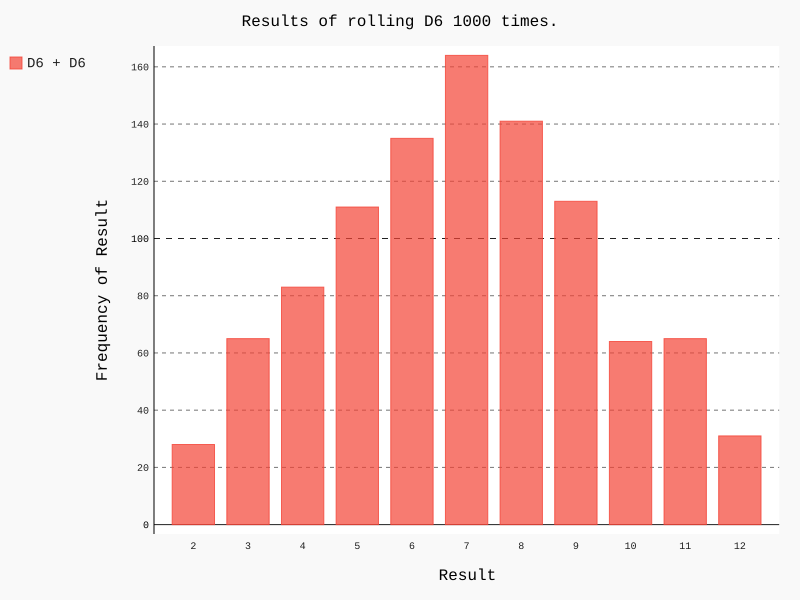

Recreate this plot in Python.
from die import Die
import pygal

# Create two D6 dice
die_1 = Die()
die_2 = Die()

# Make some rolls and store the results in a list
results = [die_1.roll() + die_2.roll() for i in range(1000)]

# Analyze the results
max_result = die_1.num_sides + die_2.num_sides
frequencies = [results.count(i) for i in range(2, max_result + 1)]
print(frequencies)

# Visualize the results
hist = pygal.Bar()

hist.title = "Results of rolling D6 1000 times."
hist.x_labels = ['2', '3', '4', '5', '6', '7', '8', '9', '10', '11', '12']
hist.x_title = 'Result'
hist.y_title = 'Frequency of Result'

hist.add('D6 + D6', frequencies)
hist.render_to_file('dice_visual.svg')
